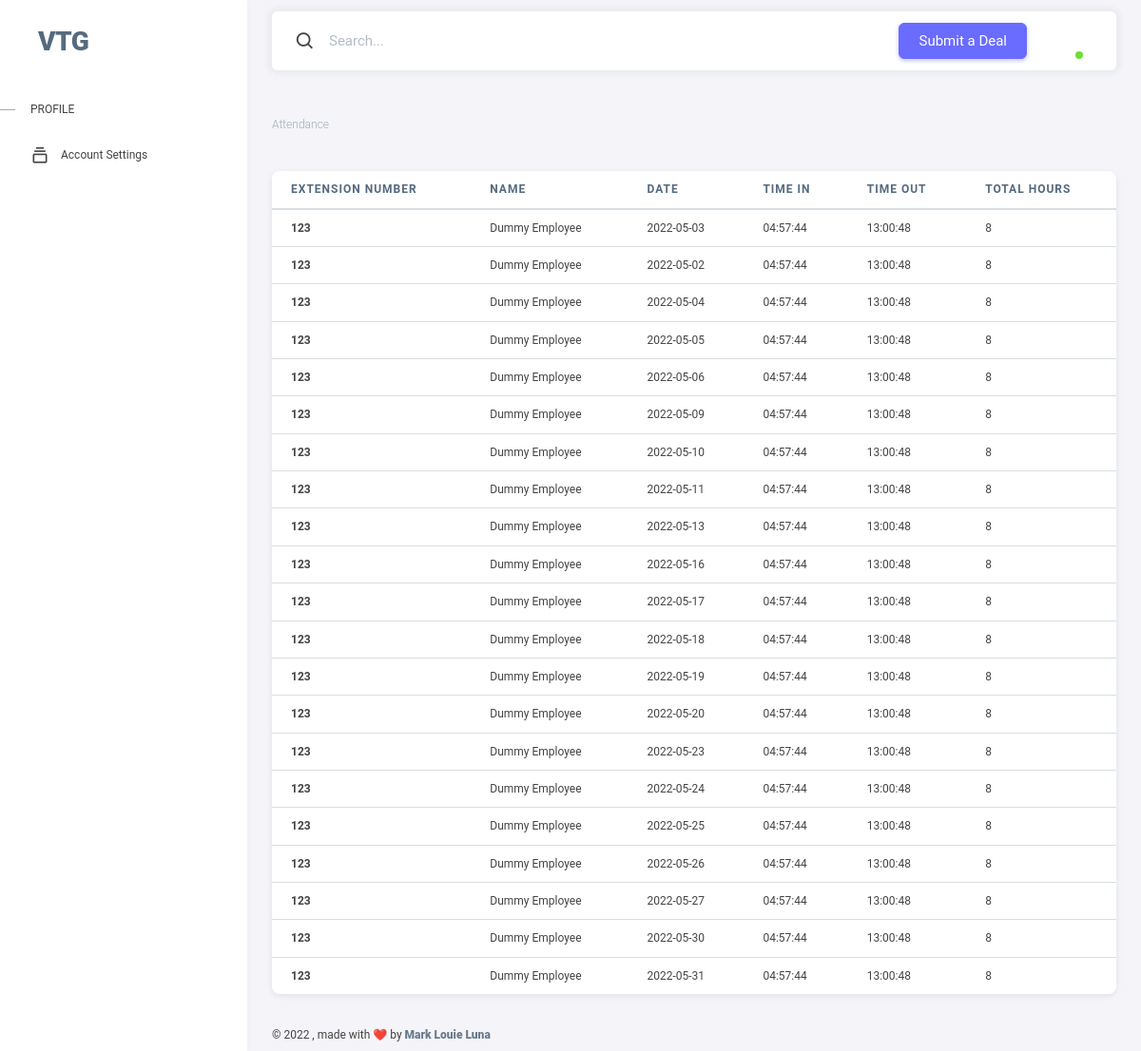
Page /hr/html/attendance_hr.php on the committed database.
### tables this page shows
CREATE TABLE `attendance` (
  `id` int(200) NOT NULL,
  `employee_id` varchar(200) NOT NULL,
  `date` date NOT NULL,
  `time_in` time NOT NULL,
  `time_out` time NOT NULL
);

CREATE TABLE `employees` (
  `id` int(11) NOT NULL,
  `employee_id` varchar(200) NOT NULL,
  `type_id` varchar(200) NOT NULL,
  `salary_id` varchar(200) NOT NULL,
  `firstname` varchar(200) NOT NULL,
  `middlename` varchar(200) NOT NULL,
  `lastname` varchar(200) NOT NULL,
  `email` varchar(200) NOT NULL,
  `contact_number` varchar(200) NOT NULL,
  `extension_number` varchar(200) NOT NULL,
  `date_added` date NOT NULL,
  `password` varchar(200) NOT NULL,
  `avatar` varchar(200) NOT NULL,
  `team_leader` tinyint(1) NOT NULL,
  `account_id` varchar(200) NOT NULL,
  `sss` varchar(200) NOT NULL,
  `philhealth` varchar(200) NOT NULL,
  `tin` varchar(200) NOT NULL,
  `pag_ibig` varchar(200) NOT NULL,
  `employee_type` int(200) NOT NULL,
  `salary` int(200) NOT NULL
);

### hr/html/attendance_hr.php (the view, shortened to what this page needs)
<?php include 'db.php';
$attendanceQuery = mysqli_query($db, "SELECT * FROM attendance INNER JOIN employees ON attendance.employee_id = employees.employee_id");
?>
<!DOCTYPE html>
<html lang="en" class="light-style layout-menu-fixed" dir="ltr" data-theme="theme-default" data-assets-path="../assets/" data-template="vertical-menu-template-free">
<head>
    <?php include 'title-tags.php'; ?>
</head>
<body>
    <div class="layout-wrapper layout-content-navbar">
        <div class="layout-container">
            <?php include 'navbar.php'; ?>
            <div class="layout-page">
                <?php include 'top-nav.php'; ?>
                <div class="content-wrapper">
                    <div class="container-xxl flex-grow-1 container-p-y">
                        <h4 class="fw-bold py-3 mb-4"><span class="text-muted fw-light">Attendance</span> </h4>
                        <div class="card">
                            <div class="table-responsive text-nowrap">
                                <table class="table table-hover">
                                    <thead>
                                        <tr>
                                            <th>Extension Number</th>
                                            <th>Name</th>
                                            <th>Date</th>
                                            <th>Time In</th>
                                            <th>Time Out</th>
                                            <th>Total Hours</th>
                                        </tr>
                                    </thead>
                                    <tbody class="table-border-bottom-0">
                                        <?php while ($row = mysqli_fetch_array($attendanceQuery)) {
                                            if ($row['time_out'] == "00:00:00") {
                                                $time_out = "-- : -- : --";
                                                $hours = 0;
                                            } else {
                                                $time_out = $row['time_out'];
                                                $total      = strtotime($row['time_out']) - strtotime($row['time_in']);
                                                $hours      = floor($total / 60 / 60);
                                            }
                                        ?>
                                            <tr>
                                                <td><strong><?php echo $row['extension_number']; ?></strong></td>
                                                <td><?php echo $row['firstname']; ?> <?php echo $row['lastname']; ?></td>
                                                <td><?php echo $row['date']; ?></td>
                                                <td><?php echo $row['time_in']; ?></td>
                                                <td><?php echo $time_out; ?></td>
                                                <td><?php echo $hours; ?></td>
                                            </tr>
                                        <?php } ?>
                                    </tbody>
                                </table>
                            </div>
                        </div>
                    </div>
                    <?php include 'footer.php'; ?>
                </div>
            </div>
        </div>
    </div>
</body>
</html>

### hr/assets/css/demo.css (style rules this page uses)
* { font-family: 'Roboto', sans-serif; font-size: 12px; color: #444; }

### rows in the picture
attendance: employees.extension_number "123", employees.firstname "Dummy", employees.lastname "Employee", date "2022-05-03", time_in "04:57:44", time_out "13:00:48", hours "8"
attendance: employees.extension_number "123", employees.firstname "Dummy", employees.lastname "Employee", date "2022-05-02", time_in "04:57:44", time_out "13:00:48", hours "8"
attendance: employees.extension_number "123", employees.firstname "Dummy", employees.lastname "Employee", date "2022-05-04", time_in "04:57:44", time_out "13:00:48", hours "8"
attendance: employees.extension_number "123", employees.firstname "Dummy", employees.lastname "Employee", date "2022-05-05", time_in "04:57:44", time_out "13:00:48", hours "8"
attendance: employees.extension_number "123", employees.firstname "Dummy", employees.lastname "Employee", date "2022-05-06", time_in "04:57:44", time_out "13:00:48", hours "8"
attendance: employees.extension_number "123", employees.firstname "Dummy", employees.lastname "Employee", date "2022-05-09", time_in "04:57:44", time_out "13:00:48", hours "8"
attendance: employees.extension_number "123", employees.firstname "Dummy", employees.lastname "Employee", date "2022-05-10", time_in "04:57:44", time_out "13:00:48", hours "8"
attendance: employees.extension_number "123", employees.firstname "Dummy", employees.lastname "Employee", date "2022-05-11", time_in "04:57:44", time_out "13:00:48", hours "8"
attendance: employees.extension_number "123", employees.firstname "Dummy", employees.lastname "Employee", date "2022-05-13", time_in "04:57:44", time_out "13:00:48", hours "8"
attendance: employees.extension_number "123", employees.firstname "Dummy", employees.lastname "Employee", date "2022-05-16", time_in "04:57:44", time_out "13:00:48", hours "8"
attendance: employees.extension_number "123", employees.firstname "Dummy", employees.lastname "Employee", date "2022-05-17", time_in "04:57:44", time_out "13:00:48", hours "8"
attendance: employees.extension_number "123", employees.firstname "Dummy", employees.lastname "Employee", date "2022-05-18", time_in "04:57:44", time_out "13:00:48", hours "8"
attendance: employees.extension_number "123", employees.firstname "Dummy", employees.lastname "Employee", date "2022-05-19", time_in "04:57:44", time_out "13:00:48", hours "8"
attendance: employees.extension_number "123", employees.firstname "Dummy", employees.lastname "Employee", date "2022-05-20", time_in "04:57:44", time_out "13:00:48", hours "8"
attendance: employees.extension_number "123", employees.firstname "Dummy", employees.lastname "Employee", date "2022-05-23", time_in "04:57:44", time_out "13:00:48", hours "8"
attendance: employees.extension_number "123", employees.firstname "Dummy", employees.lastname "Employee", date "2022-05-24", time_in "04:57:44", time_out "13:00:48", hours "8"
attendance: employees.extension_number "123", employees.firstname "Dummy", employees.lastname "Employee", date "2022-05-25", time_in "04:57:44", time_out "13:00:48", hours "8"
attendance: employees.extension_number "123", employees.firstname "Dummy", employees.lastname "Employee", date "2022-05-26", time_in "04:57:44", time_out "13:00:48", hours "8"
attendance: employees.extension_number "123", employees.firstname "Dummy", employees.lastname "Employee", date "2022-05-27", time_in "04:57:44", time_out "13:00:48", hours "8"
attendance: employees.extension_number "123", employees.firstname "Dummy", employees.lastname "Employee", date "2022-05-30", time_in "04:57:44", time_out "13:00:48", hours "8"
attendance: employees.extension_number "123", employees.firstname "Dummy", employees.lastname "Employee", date "2022-05-31", time_in "04:57:44", time_out "13:00:48", hours "8"
